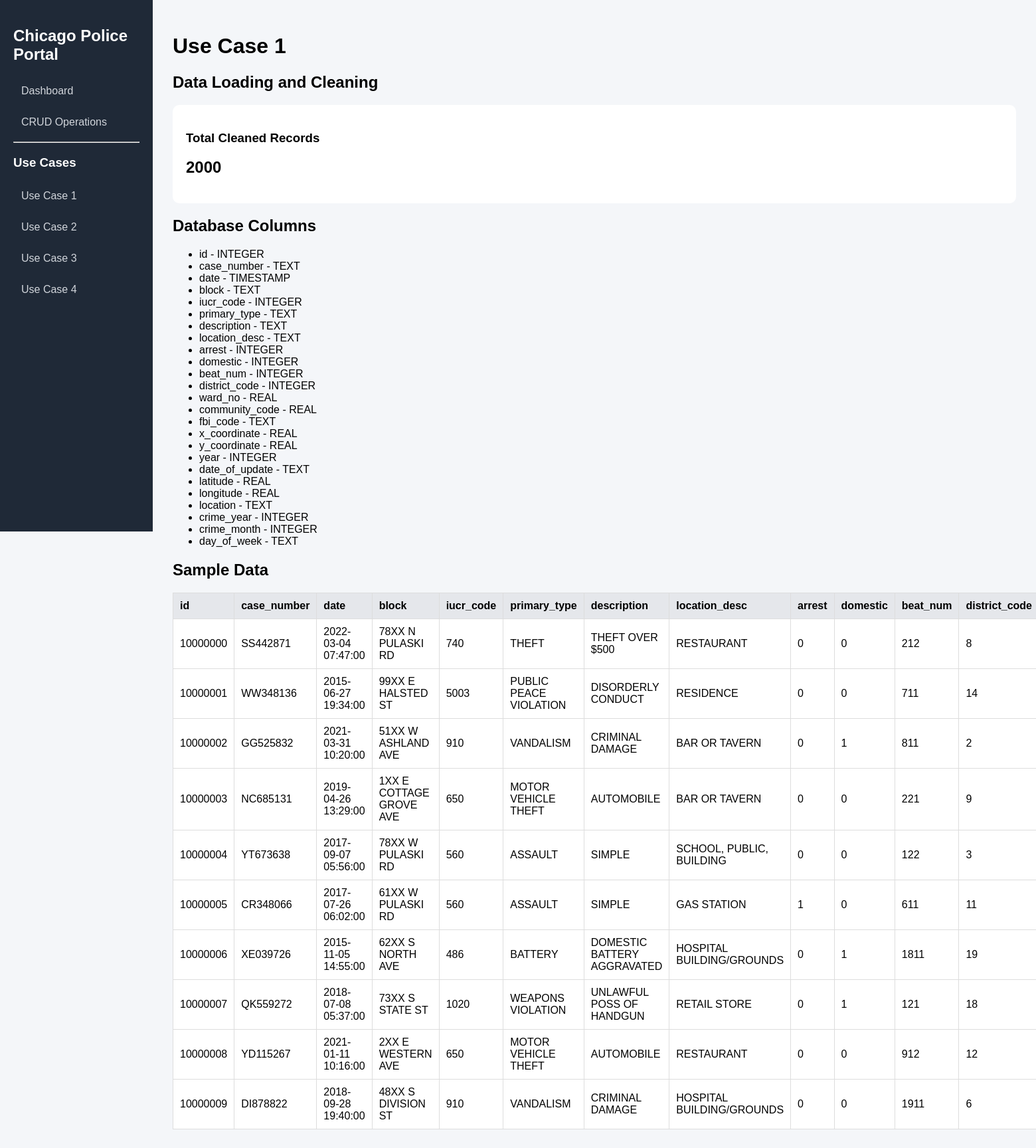
The app's page /usecase1 with its own data.
### tables this page shows
CREATE TABLE "chicago_crimes" (
"id" INTEGER,
  "case_number" TEXT,
  "date" TIMESTAMP,
  "block" TEXT,
  "iucr_code" INTEGER,
  "primary_type" TEXT,
  "description" TEXT,
  "location_desc" TEXT,
  "arrest" INTEGER,
  "domestic" INTEGER,
  "beat_num" INTEGER,
  "district_code" INTEGER,
  "ward_no" REAL,
  "community_code" REAL,
  "fbi_code" TEXT,
  "x_coordinate" REAL,
  "y_coordinate" REAL,
  "year" INTEGER,
  "date_of_update" TEXT,
  "latitude" REAL,
  "longitude" REAL,
  "location" TEXT,
  "crime_year" INTEGER,
  "crime_month" INTEGER,
  "day_of_week" TEXT
);

### app.py (the view)
@app.route("/usecase1")
def usecase1():
    connection = get_db_connection()
    total_records = connection.execute(
        "SELECT COUNT(*) FROM chicago_crimes"
    ).fetchone()[0]
    columns = connection.execute(
        "PRAGMA table_info(chicago_crimes)"
    ).fetchall()
    sample_data = connection.execute("""
        SELECT * FROM chicago_crimes
        LIMIT 10
    """).fetchall()
    connection.close()
    return render_template(
        "usecase1.html",
        total_records=total_records,
        columns=columns,
        sample_data=sample_data
    )

### app.py (called while the page is built)
def get_db_connection():
    connection = sqlite3.connect(DATABASE)
    connection.row_factory = sqlite3.Row
    return connection

### templates/usecase1.html
{% extends "base.html" %} {% block content %}
<h1>Use Case 1</h1>
<h2>Data Loading and Cleaning</h2>
<div class="card">
  <h3>Total Cleaned Records</h3>
  <h2>{{ total_records }}</h2>
</div>
<h2>Database Columns</h2>
<ul>
  {% for column in columns %}
  <li>{{ column["name"] }} - {{ column["type"] }}</li>
  {% endfor %}
</ul>
<h2>Sample Data</h2>
<table>
  {% for row in sample_data %} {% if loop.first %}
  <tr>
    {% for key in row.keys() %}
    <th>{{ key }}</th>
    {% endfor %}
  </tr>
  {% endif %}
  <tr>
    {% for value in row %}
    <td>{{ value }}</td>
    {% endfor %}
  </tr>
  {% endfor %}
</table>
{% endblock %}

### templates/base.html (shortened to what this page needs)
<!doctype html>
<html lang="en">
  <head>
    <link
      rel="stylesheet"
      href="{{ url_for('static', filename='style.css') }}"
    />
  </head>
  <body>
    <div class="sidebar">
      <h2>Chicago Police Portal</h2>
      <a href="{{ url_for('dashboard') }}"> Dashboard </a>
      <a href="{{ url_for('crimes') }}"> CRUD Operations </a>
      <hr />
      <h3>Use Cases</h3>
      <a href="{{ url_for('usecase1') }}"> Use Case 1 </a>
      <a href="{{ url_for('usecase2') }}"> Use Case 2 </a>
      <a href="{{ url_for('usecase3') }}"> Use Case 3 </a>
      <a href="{{ url_for('usecase4') }}"> Use Case 4 </a>
    </div>
    <div class="main-content">{% block content %} {% endblock %}</div>
  </body>
</html>

### static/style.css (style rules this page uses)
* { box-sizing: border-box; }
body { margin: 0; font-family: Arial, sans-serif; background: #f4f6f9; }
.sidebar { width: 230px; min-height: 100vh; position: fixed; padding: 20px; background: #1f2937; }
.sidebar h2, .sidebar h3 { color: white; }
.sidebar a { display: block; color: #d1d5db; text-decoration: none; padding: 12px; margin: 5px 0; }
.main-content { margin-left: 230px; padding: 30px; }
.card { background: white; padding: 20px; min-width: 200px; border-radius: 10px; }
table { width: 100%; margin-top: 20px; border-collapse: collapse; background: white; }
th, td { padding: 10px; border: 1px solid #ddd; text-align: left; }
th { background: #e5e7eb; }

### records on screen
chicago_crimes: keys "id" "case_number" "date" "block" "iucr_code" "primary_type" "description" "location_desc" "arrest" "domestic" "beat_num" "district_code", id "10000000", case_number "SS442871", date "2022-03-04 07:47:00", block "78XX N PULASKI RD", iucr_code "740", primary_type "THEFT", description "THEFT OVER $500", location_desc "RESTAURANT", row "0" "0" "212" "8"
chicago_crimes: id "10000001", case_number "WW348136", date "2015-06-27 19:34:00", block "99XX E HALSTED ST", iucr_code "5003", primary_type "PUBLIC PEACE VIOLATION", description "DISORDERLY CONDUCT", location_desc "RESIDENCE", row "0" "0" "14", beat_num "711"
chicago_crimes: id "10000002", case_number "GG525832", date "2021-03-31 10:20:00", block "51XX W ASHLAND AVE", iucr_code "910", primary_type "VANDALISM", description "CRIMINAL DAMAGE", location_desc "BAR OR TAVERN", row "0" "1" "2", beat_num "811"
chicago_crimes: id "10000003", case_number "NC685131", date "2019-04-26 13:29:00", block "1XX E COTTAGE GROVE AVE", iucr_code "650", primary_type "MOTOR VEHICLE THEFT", description "AUTOMOBILE", location_desc "BAR OR TAVERN", row "0" "0" "221" "9"
chicago_crimes: id "10000004", case_number "YT673638", date "2017-09-07 05:56:00", block "78XX W PULASKI RD", iucr_code "560", primary_type "ASSAULT", description "SIMPLE", location_desc "SCHOOL, PUBLIC, BUILDING", row "0" "0" "122" "3"
chicago_crimes: id "10000005", case_number "CR348066", date "2017-07-26 06:02:00", block "61XX W PULASKI RD", iucr_code "560", primary_type "ASSAULT", description "SIMPLE", location_desc "GAS STATION", row "1" "0" "11", beat_num "611"
chicago_crimes: id "10000006", case_number "XE039726", date "2015-11-05 14:55:00", block "62XX S NORTH AVE", iucr_code "486", primary_type "BATTERY", description "DOMESTIC BATTERY AGGRAVATED", location_desc "HOSPITAL BUILDING/GROUNDS", row "0" "1" "19", beat_num "1811"
chicago_crimes: id "10000007", case_number "QK559272", date "2018-07-08 05:37:00", block "73XX S STATE ST", iucr_code "1020", primary_type "WEAPONS VIOLATION", description "UNLAWFUL POSS OF HANDGUN", location_desc "RETAIL STORE", row "0" "1" "121" "18"
chicago_crimes: id "10000008", case_number "YD115267", date "2021-01-11 10:16:00", block "2XX E WESTERN AVE", iucr_code "650", primary_type "MOTOR VEHICLE THEFT", description "AUTOMOBILE", location_desc "RESTAURANT", row "0" "0" "12", beat_num "912"
chicago_crimes: id "10000009", case_number "DI878822", date "2018-09-28 19:40:00", block "48XX S DIVISION ST", iucr_code "910", primary_type "VANDALISM", description "CRIMINAL DAMAGE", location_desc "HOSPITAL BUILDING/GROUNDS", row "0" "0" "6", beat_num "1911"

### other values on screen
{{ total_records }} "2000"
{{ column["name"] }} "id" "case_number" "date" "block" "iucr_code" "primary_type" "description" "location_desc" "arrest" "domestic" "beat_num" "district_code" "ward_no" "community_code" "fbi_code" "x_coordinate" "y_coordinate" "year" "date_of_update" "latitude" "longitude" "location" "crime_year" "crime_month" "day_of_week"
{{ column["type"] }} "INTEGER" "TEXT" "TIMESTAMP" "TEXT" "INTEGER" "TEXT" "TEXT" "TEXT" "INTEGER" "INTEGER" "INTEGER" "INTEGER" "REAL" "REAL" "TEXT" "REAL" "REAL" "INTEGER" "TEXT" "REAL" "REAL" "TEXT" "INTEGER" "INTEGER" "TEXT"
